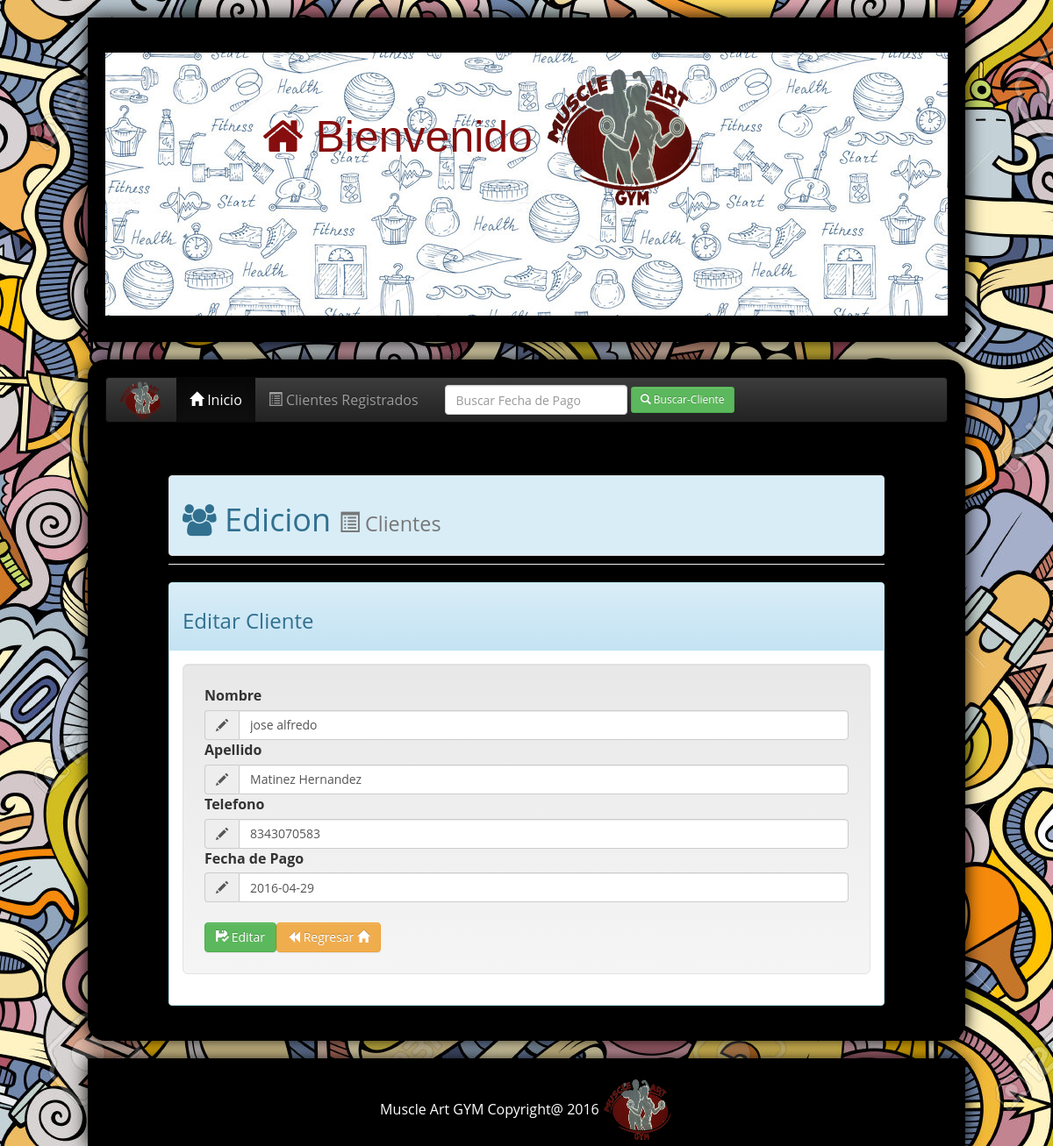
Page /editar.php?id=10 on the committed database.
### tables this page shows
CREATE TABLE `cliente_gym` (
  `id_cliente` int(11) NOT NULL,
  `nombre_cliente` varchar(150) NOT NULL,
  `apellido_cliente` varchar(150) NOT NULL,
  `telefono_cliente` varchar(100) NOT NULL,
  `fecha_pago` date NOT NULL,
  `ruta` varchar(150) NOT NULL
);

### php/funciones.php (called while the page is built, shortened)
<?php
function getParam($param, $default) {
	$result = $default;
	if (isset($param)) {
  		$result = (get_magic_quotes_gpc()) ? $param : addslashes($param);
	}
	return $result;
}
function sqlValue($value, $type) {
  $value = get_magic_quotes_gpc() ? stripslashes($value) : $value;
  $value = function_exists("mysql_real_escape_string") ? mysql_real_escape_string($value) : mysql_escape_string($value);
  switch ($type) {
    case "int":
      $value = ($value != "") ? intval($value) : "NULL";
      break;
  }
  return $value;
}
?>

### php/edita_datos.php (called while the page is built, shortened)
<?php
$conexion = mysql_connect("localhost","gym") or die ("No se pudo conectar al servidor de BD");
require("funciones.php");
$idcliente = getParam($_GET["id"], "-1");
$sql = "SELECT * FROM  cliente_gym WHERE id_cliente = ".sqlValue($idcliente, "int");
$queEmp = mysql_query($sql, $conexion);
$rsEmp = mysql_fetch_assoc($queEmp);
?>

### editar.php (the view, shortened to what this page needs)
<?php include("php/edita_datos.php");?>
<!DOCTYPE html>
<html lang="es">
<head>
    <link  href = "dist/css/bootstrap.min.css"  rel = "stylesheet" >
	<link rel="stylesheet" href="dist/css/bootstrap-theme.min.css">
	<link href="dist/css/bootstrap.css" rel="stylesheet">
   	<link rel="stylesheet" href="https://maxcdn.bootstrapcdn.com/font-awesome/4.5.0/css/font-awesome.min.css">
    <link rel="stylesheet" type="text/css" href="style.css">
    <link rel="stylesheet" href="css/jquery-ui.css">
</head>
<body>
<div class="contenido2">
	<header >
			<div class="colorsito">
					<nav>
 						<div id="logo">
								<p><i class="fa fa-home"></i> Bienvenido
								<img  src="images/gym.png"></p>
						</div>
					</nav>
			 </div>
	</header>
	</div>
<div class="contenido">
<nav class="navbar navbar-inverse">
  <div class="container-fluid">
    <div class="navbar-header">
      <a class="navbar-brand" ><img class="img-nav" src="images/gym.png"></a>
    </div>
    <div class="collapse navbar-collapse" id="bs-example-navbar-collapse-1">
      <ul class="nav navbar-nav">
        <li class="active"><a href="index.php"><span type="submit" class="glyphicon glyphicon-home" aria-hidden="true"></span> Inicio <span class="sr-only">(current)</span></a></li>
        <li><a href="clientes.php"><span type="submit" class="glyphicon glyphicon-list-alt" aria-hidden="true"></span> Clientes Registrados</a></li>
      </ul>
    <form class="navbar-form navbar-left" action="busqueda.php" method="post" role="search">
  <div class="form-group">
    <input type="text" class="form-control"  placeholder="Buscar Fecha de Pago" name="palabra">
  </div>
  <button type="submit" onclick="if(confirm('Esta seguro de Buscar?') == false){return false;}" name="buscador" value="Buscar" class="btn btn-success btn-sm"><span type="submit" class="glyphicon glyphicon-search" aria-hidden="true"></span> Buscar-Cliente</button>
</form>
    </div>
  </div>
</nav>
<section id="main">
<section id="articles_list">
	<div class="page-header">
	<div class="list-group-item list-group-item-info">
		<h1><i class="fa fa-users"></i> Edicion <small><span class="glyphicon glyphicon-list-alt" aria-hidden="true"></span> Clientes</small></h1>
	</div>
  	</div>
  				<div class="panel panel-info">
  				 <div class="panel-heading"><h3>Editar Cliente</h3></div>
  					<div class="panel-body">
				<div class="well well-lg">
				<form method="post" role="form" action="editar.php?action=edit">
					<label for="ejemplo_email_1">Nombre</label>
					<div class="input-group">
  						<span class="input-group-addon" id="basic-addon1"><span class="glyphicon glyphicon-pencil" aria-hidden="true"></span></span>
  						<input type="text" class="form-control" id="nombre_cliente" name="nombre_cliente" value="<?php echo $rsEmp["nombre_cliente"]; ?>" required placeholder="Nombre" aria-describedby="basic-addon1">
					</div>
				<label for="ejemplo_email_1">Apellido</label>
					<div class="input-group">
  						<span class="input-group-addon" id="basic-addon1"><span class="glyphicon glyphicon-pencil" aria-hidden="true"></span></span>
  						<input type="text" class="form-control" id="apellido_cliente" name="apellido_cliente" value="<?php echo $rsEmp["apellido_cliente"]; ?>" required placeholder="Apellido" aria-describedby="basic-addon1">
					</div>
				<label for="ejemplo_email_1">Telefono</label>
				<div class="input-group">
  						<span class="input-group-addon" id="basic-addon1"><span class="glyphicon glyphicon-pencil" aria-hidden="true"></span></span>
  						<input type="text" class="form-control" id="telefono_cliente" name="telefono_cliente" value="<?php echo $rsEmp["telefono_cliente"]; ?>" required placeholder="Telefono" aria-describedby="basic-addon1">
					</div>
					<label for="ejemplo_email_1">Fecha de Pago</label>
				<div class="input-group">
  						<span class="input-group-addon" id="basic-addon1"><span class="glyphicon glyphicon-pencil" aria-hidden="true"></span></span>
  						<input type="text" class="form-control" id="datepicker" name="fecha_pago" value="<?php echo $rsEmp["fecha_pago"]; ?>" required placeholder="Fecha de pago" aria-describedby="basic-addon1">
					</div>
					<div class="input-group">
					<button type="submit" class="btn btn-success" onclick="if(confirm('Esta seguro de Editar?') == false){return false;}" ><span type="submit" class="glyphicon glyphicon-floppy-saved" aria-hidden="true"></span> Editar</button>
    				<a href="index.php"><button type="button" class="btn btn-warning" onclick="if(confirm('Esta seguro de Regresar?') == false){return false;}"><span type="submit" class="glyphicon glyphicon-backward" aria-hidden="true"></span> Regresar <span type="submit" class="glyphicon glyphicon-home" aria-hidden="true"></span></button></a>
    				</div>
				</form>
				</div>
				</div>
				</div>
</section>
</section>
</div>
		<div class="contenido3">
					<section id="copyright">
						<p  >Muscle Art GYM Copyright@ 2016 <img width="80px" height="80px" src="images/gym.png"></p>
					</section>
				</div>
</body>
</html>

### style.css (style rules this page uses)
* { margin:0px; padding:0px; }
body { background: url("images/40498920-Seamless-abstract-pattern-sports-and-fitness-background-Stock-Vector.jpg") fixed; font-size:12pt; font-family:"open sans", Arial, Helvetica, sans-serif; }
header,#main,footer { width:85%; max-width:960px; margin:0px auto; }
a { color:#bf2222; text-decoration:none; }
.colorsito { background-image: url("images/pattern-with-fitness-symbols-f.jpg"); width:1000px; height:300px; }
header { margin-top:20px; margin-bottom:20px; overflow:hidden; width:110%; }
header #logo { width:80%; float:center; }
header #logo p { font-family:'Raleway', helvetica, arial, sans-serif; font-size:5rem; font-weight:100; text-align:center; color:#860E0E; }
header #logo p img { width:180px; height:180px; }
header nav { width:70%; margin: 10px; text-align: center; display: inline-block; padding-bottom: 60px; }
#main { overflow:hidden; }
#main #articles_list { clear:both; width:100%; float:left; }
.contenido { width:1000px; margin:0 auto; border-radius:20px; padding:20px; box-shadow:0px 0px 20px rgba(0,0,0,5); background:#000; margin-top: 20px; }
.contenido2 { width:1000px; height:370px; margin:0 auto; padding:20px; box-shadow:0px 0px 20px rgba(0,0,0,5); background:#000; margin-top: 20px; color:#EEECEC; text-align:center; }
.contenido3 { width:1000px; height:100px; margin:0 auto; padding:20px; box-shadow:0px 0px 20px rgba(0,0,0,5); background:#000; margin-top: 20px; color:#ffffff; text-align:center; }
.img-nav { margin-top:-13px; width:50px; height:50px; }

### rows in the picture
cliente_gym: nombre_cliente "jose alfredo", apellido_cliente "Matinez Hernandez", telefono_cliente "8343070583", fecha_pago "2016-04-29"
